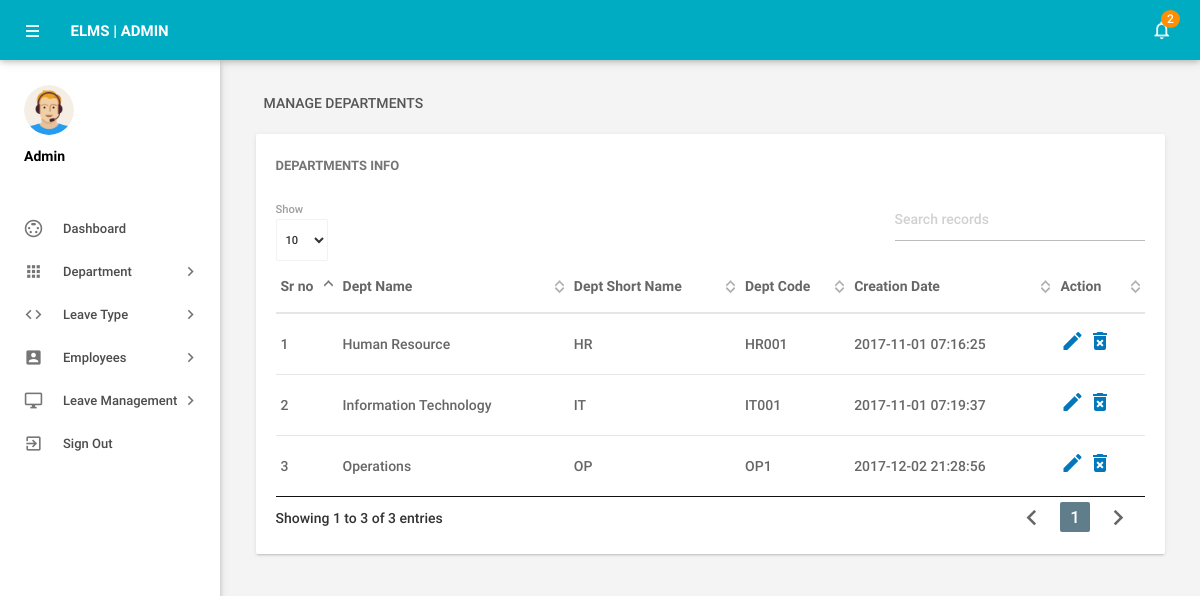
Screenshot of /admin/managedepartments.php (signed in) with the database file from the repository.
### tables this page shows
CREATE TABLE IF NOT EXISTS tbldepartments(
  `id` int(11) NOT NULL,
  `DepartmentName` varchar(150) DEFAULT NULL,
  `DepartmentShortName` varchar(100) NOT NULL,
  `DepartmentCode` varchar(50) DEFAULT NULL,
  `CreationDate` timestamp NULL DEFAULT CURRENT_TIMESTAMP
)CHARACTER SET utf8;

### admin/managedepartments.php (the view, shortened to what this page needs)
<?php
include('includes/config.php');
if(strlen($_SESSION['alogin'])==0)
    {
header('location:index.php');
}
else{
    ?>
<!DOCTYPE html>
<html lang="en">
    <head>
        <link type="text/css" rel="stylesheet" href="../assets/plugins/materialize/css/materialize.min.css"/>
        <link href="../assets/plugins/material-preloader/css/materialPreloader.min.css" rel="stylesheet">
        <link href="../assets/plugins/datatables/css/jquery.dataTables.min.css" rel="stylesheet">
        <link href="../assets/css/alpha.min.css" rel="stylesheet" type="text/css"/>
        <link href="../assets/css/custom.css" rel="stylesheet" type="text/css"/>
    </head>
    <body>
       <?php include('includes/header.php');?>
       <?php include('includes/sidebar.php');?>
            <main class="mn-inner">
                <div class="row">
                    <div class="col s12">
                        <div class="page-title">Manage Departments</div>
                    </div>
                    <div class="col s12 m12 l12">
                        <div class="card">
                            <div class="card-content">
                                <span class="card-title">Departments Info</span>
                                <table id="example" class="display responsive-table ">
                                    <thead>
                                        <tr>
                                            <th>Sr no</th>
                                            <th>Dept Name</th>
                                            <th>Dept Short Name</th>
                                            <th>Dept Code</th>
                                            <th>Creation Date</th>
                                            <th>Action</th>
                                        </tr>
                                    </thead>
                                    <tbody>
<?php $sql = "SELECT * from tbldepartments";
$query = $dbh -> prepare($sql);
$query->execute();
$results=$query->fetchAll(PDO::FETCH_OBJ);
$cnt=1;
if($query->rowCount() > 0)
{
foreach($results as $result)
{               ?>
                                        <tr>
                                            <td> <?php echo htmlentities($cnt);?></td>
                                            <td><?php echo htmlentities($result->DepartmentName);?></td>
                                            <td><?php echo htmlentities($result->DepartmentShortName);?></td>
                                            <td><?php echo htmlentities($result->DepartmentCode);?></td>
                                            <td><?php echo htmlentities($result->CreationDate);?></td>
                                            <td><a href="editdepartment.php?deptid=<?php echo htmlentities($result->id);?>"><i class="material-icons">mode_edit</i></a><a href="managedepartments.php?del=<?php echo htmlentities($result->id);?>" onclick="return confirm('Do you want to delete');"> <i class="material-icons">delete_forever</i></a></td>
                                        </tr>
                                         <?php $cnt++;} }?>
                                    </tbody>
                                </table>
                            </div>
                        </div>
                    </div>
                </div>
            </main>
        </div>
        <div class="left-sidebar-hover"></div>
    </body>
</html>
<?php } ?>

### rows the page displays
tbldepartments: DepartmentName "Human Resource", DepartmentShortName "HR", DepartmentCode "HR001", CreationDate "2017-11-01 07:16:25"
tbldepartments: DepartmentName "Information Technology", DepartmentShortName "IT", DepartmentCode "IT001", CreationDate "2017-11-01 07:19:37"
tbldepartments: DepartmentName "Operations", DepartmentShortName "OP", DepartmentCode "OP1", CreationDate "2017-12-02 21:28:56"

### other values shown
$unreadcount "2"
